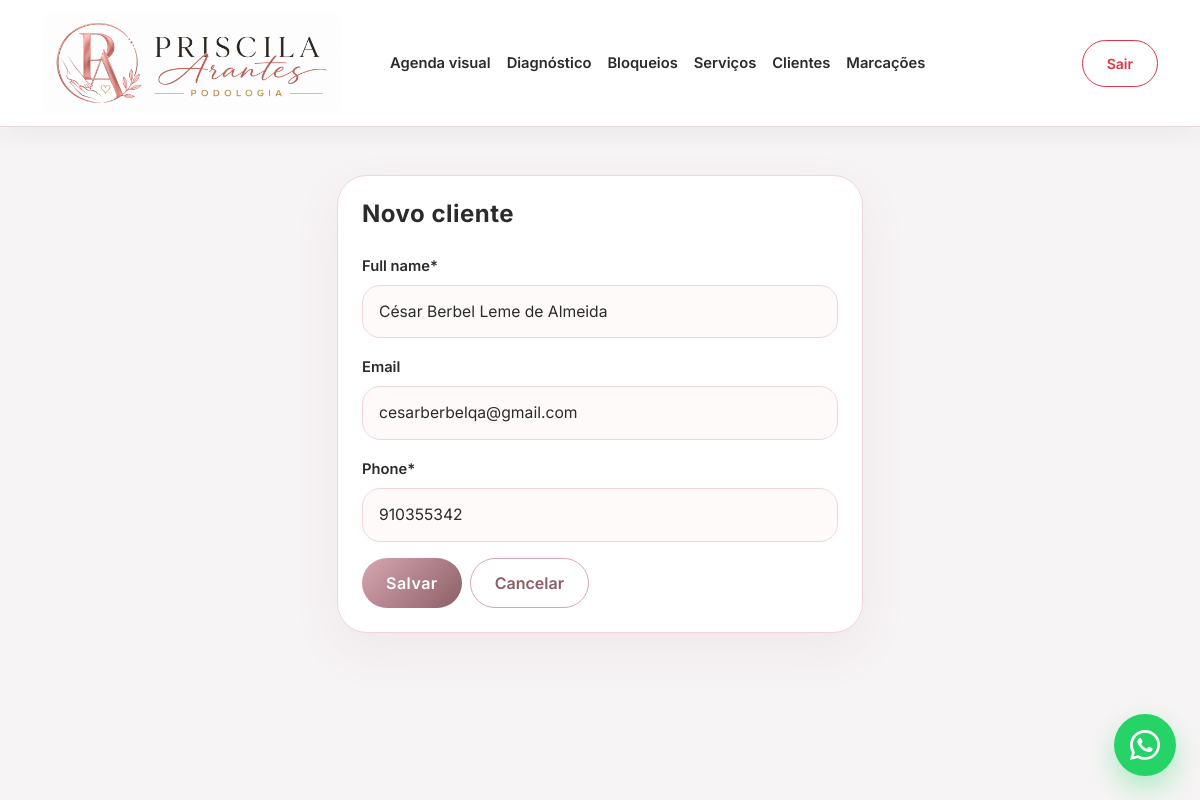
Page /clientes/20/editar/ (signed in) on the committed database.
### appointments/models.py (models this page shows, shortened)
class Customer(models.Model):
    full_name = models.CharField(max_length=255)
    email = models.EmailField(blank=True)
    phone = models.CharField(max_length=30)
    user = models.OneToOneField(
        settings.AUTH_USER_MODEL,
        on_delete=models.SET_NULL,
        null=True,
        blank=True,
        related_name="customer_profile",
    )
    created_at = models.DateTimeField(auto_now_add=True)
    updated_at = models.DateTimeField(auto_now=True)
    class Meta:
        ordering = ["full_name"]

### appointments/views/customers.py (the view, shortened to what this page needs)
# urls.py: path("clientes/<int:pk>/editar/", CustomerUpdateView.as_view(), name="customer_update"),
class CustomerUpdateView(SuperuserRequiredMixin, UpdateView):
    model = Customer
    form_class = CustomerForm
    template_name = "appointments/customer_form.html"
    success_url = reverse_lazy("appointments:customer_list")

### appointments/forms.py
class CustomerForm(forms.ModelForm):
    class Meta:
        model = Customer
        fields = [
            "full_name",
            "email",
            "phone",
        ]

### appointments/mixins.py (called while the page is built)
    def test_func(self):
        return self.request.user.is_authenticated and self.request.user.is_superuser

### templates/appointments/customer_form.html (shortened to what this page needs)
{% extends "base.html" %}
{% load crispy_forms_tags %}
{% block content %}
<div class="row justify-content-center">
    <div class="col-12 col-lg-6">
        <div class="card shadow-sm border-0">
            <div class="card-body p-4">
                <h1 class="h4 mb-4">Novo cliente</h1>
                <form method="post" novalidate>
                    {{ form|crispy }}
                    <div class="d-flex gap-2 mt-3">
                        <button type="submit" class="btn btn-primary">
                            Salvar
                        </button>
                        <a href="{% url 'appointments:customer_list' %}" class="btn btn-outline-secondary">
                            Cancelar
                        </a>
                    </div>
                </form>
            </div>
        </div>
    </div>
</div>
{% endblock %}

### static/css/public.css (style rules this page uses)
:root { --primary: #D8A7B1; --primary-dark: #8B5E66; --primary-light: #F7E6EA; --gold: #C9A96A; --text-dark: #2B2B2B; --text-muted: #6B6B6B; --bg-soft: #FFF7F9; --white: #ffffff; --shadow-soft: rgba(139, 94, 102, 0.15); }
body { font-family: 'Inter', sans-serif; color: var(--text-dark); background: #FFF7F9; }
a, button { transition: all 0.2s ease; }
h1, h2, h3, .hero-title, .section-title { font-family: 'Playfair Display', serif; letter-spacing: 0.5px; }
.btn-primary { background: linear-gradient(135deg, #D8A7B1, #8B5E66); border: none; border-radius: 999px; padding: 12px 28px; font-weight: 500; letter-spacing: 0.5px; }
.btn-outline-secondary { border-color: var(--primary); color: var(--primary-dark); }
.card form { text-align: left; }
.form-label { color: #2b2b2b; font-weight: 600; font-size: 0.92rem; margin-bottom: 8px; }
.form-control, .form-select, textarea.form-control { border: 1px solid #f1d5db; border-radius: 18px; background-color: #fffafa; color: #2b2b2b; padding: 14px 16px; font-size: 0.98rem; transition: all 0.2s ease; }
.form-control::placeholder { color: #b89ca2; }
.card.shadow-sm.border-0 { border: 1px solid #f1d5db !important; border-radius: 30px; box-shadow: 0 18px 48px rgba(139, 94, 102, 0.08) !important; }
.card-body { border-radius: 30px; }
.card-body h1, .card-body h2 { font-family: 'Playfair Display', serif; color: #2b2b2b; font-weight: 600; }
form .btn { border-radius: 999px; padding: 12px 24px; font-weight: 600; }
.btn-outline-secondary { border-color: #d8a7b1; color: #8b5e66; }
html { scroll-behavior: smooth; }
.app-layout { min-height: 100vh; display: flex; flex-direction: column; }
.internal-layout { background: #f7f4f5; }
.internal-layout .card { border: 1px solid #ead7dc !important; border-radius: 24px; box-shadow: 0 10px 30px rgba(43, 43, 43, 0.06) !important; }
.internal-layout .card-body h1, .internal-layout .card-body h2 { font-family: 'Inter', sans-serif; font-weight: 700; }

### rows in the picture
Customer: full_name "César Berbel Leme de Almeida", email "cesarberbelqa@gmail.com", phone "910355342"
